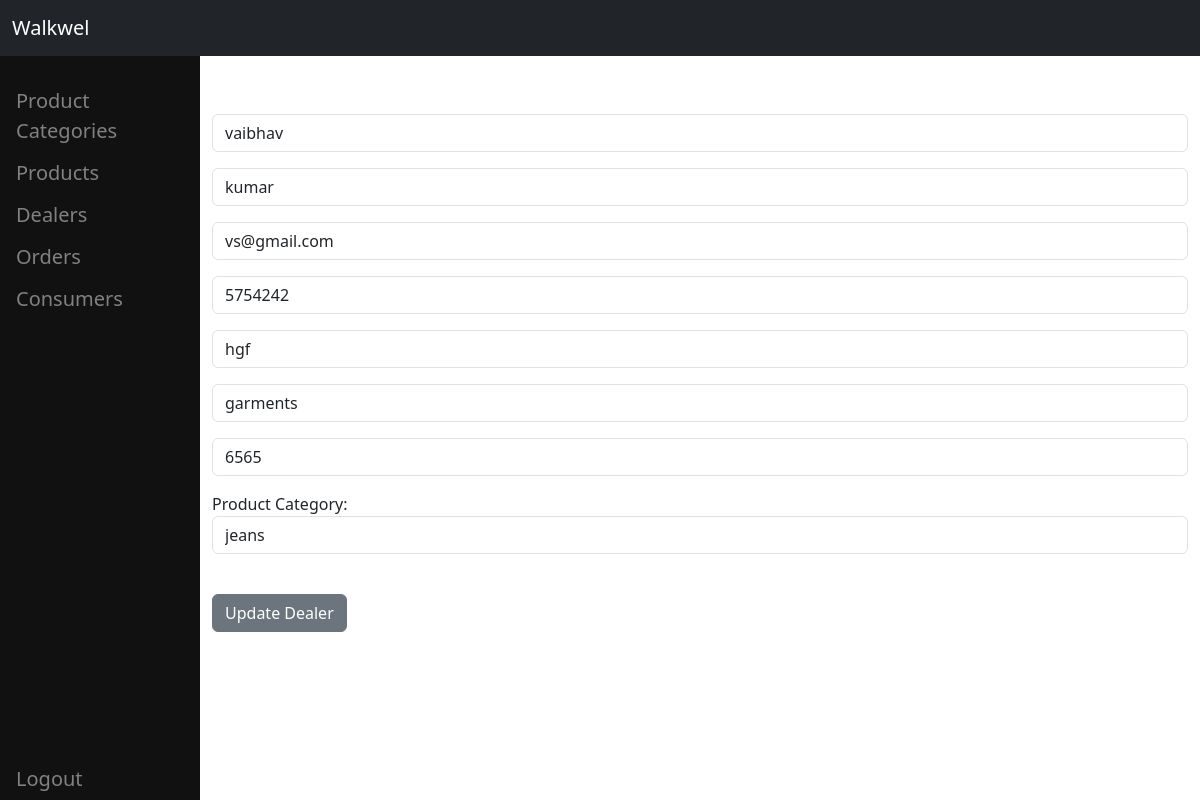
The app's page /update_dealer/vs@gmail.com (signed in) with its own data.
### website/models.py (models this page shows, shortened)
class Dealer(models.Model):
    fname=models.CharField(max_length=20)
    lname=models.CharField(max_length=20)
    email=models.EmailField(primary_key=True)
    contact=models.IntegerField()
    address=models.CharField(max_length=400)
    business_name = models.CharField(max_length=255)
    business_gstin = models.CharField(max_length=15)
    product_categories = models.ForeignKey(ProductCategory,on_delete=models.CASCADE, to_field='name')

### website/views.py (the view)
# urls.py: path('update_dealer/<str:pk>', views.update_dealer, name='update-dealer'),
def update_dealer(request, pk):
    if request.user.is_authenticated:
        current_dealer = Dealer.objects.get(pk=pk)
        form = adddealerform(request.POST or None, instance=current_dealer)
        if request.method == "POST":
            if form.is_valid():
                form.save()
                messages.success(request, "Dealer Has Been Updated!")
                return redirect('dealer-list')
        return render(request, 'update_dealer.html', {'form': form, 'dealers': [current_dealer]})
    else:
        messages.success(request, "You Must Be Logged In...")
        return redirect('home')

### website/models.py (called while the page is built)
    def __str__(self):
        return self.name

### website/templates/update_dealer.html (shortened to what this page needs)
{% extends 'base.html' %}
{% block content %}
    <form method="POST" >
        {% for dealer in dealers %}
            {{ form.as_p }}
        {% endfor %}
        <br/>
        <button type="submit" class="btn btn-secondary">Update Dealer</button>
    </form>
{% endblock %}

### website/templates/base.html (style rules this page uses)
body { padding-top: 90px; padding-left:200px; }

### records on screen
Dealer: fname "vaibhav", lname "kumar", email "vs@gmail.com", contact "5754242", address "hgf", business_name "garments", business_gstin "6565", product_categories "jeans"
